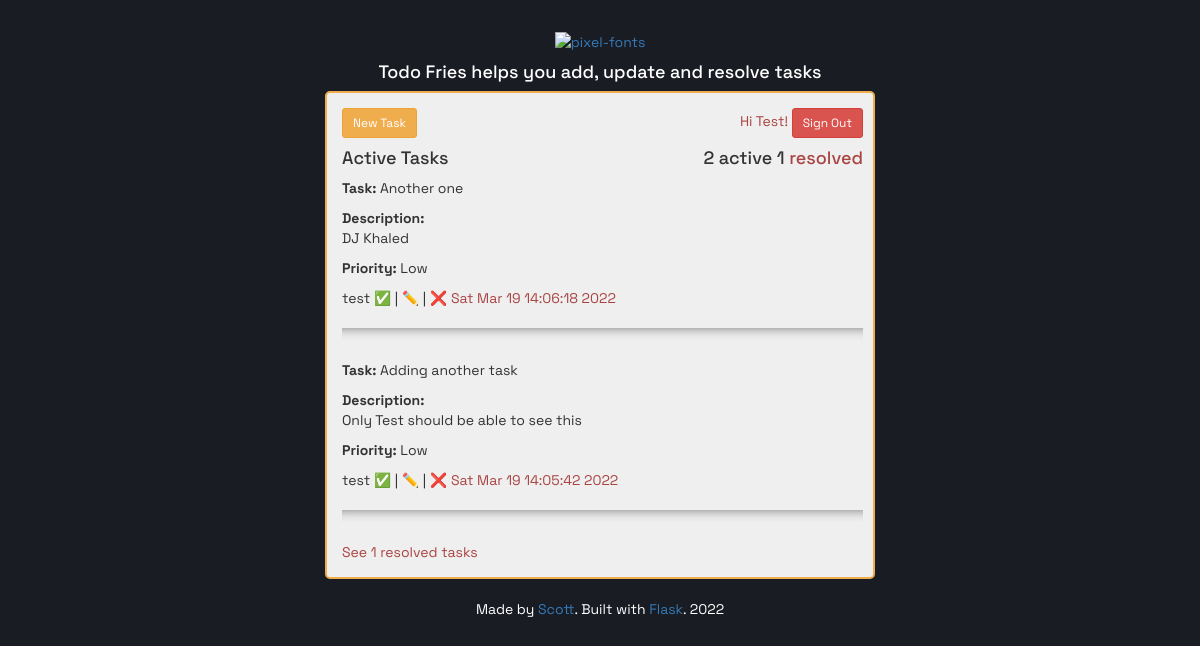
Page / (signed in) on the earlier database version.
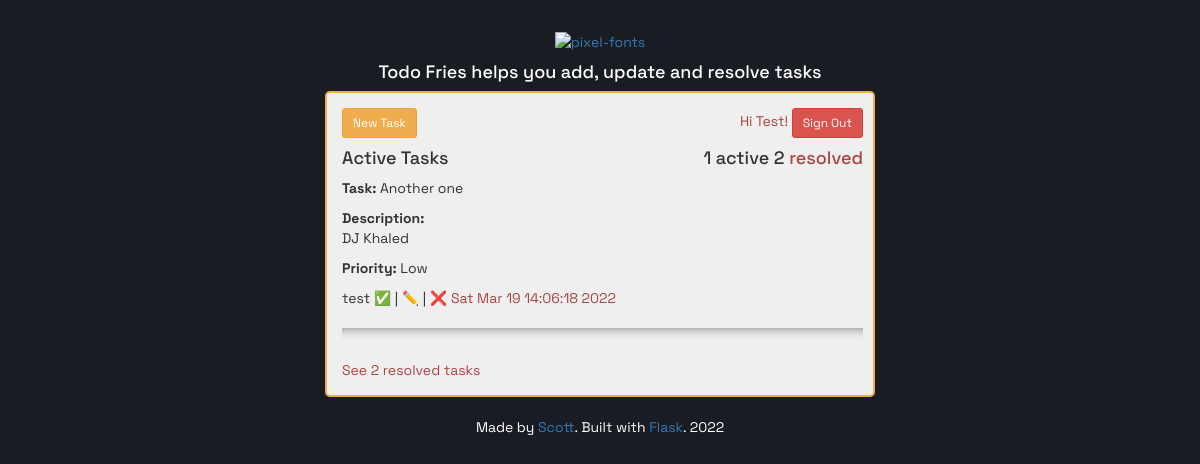
Same page on the later database version.
### main.py (models this page shows)
class TodoApp(db.Model):
    id = db.Column(db.Integer, primary_key=True)
    author_id = db.Column(db.Integer, db.ForeignKey("users.id"))
    author = relationship("User", back_populates="tasks")
    title = db.Column(db.String(100))
    description = db.Column(db.String(500))
    priority = db.Column(db.String(25))
    date = db.Column(db.String(100))
    resolved = db.Column(db.Integer)

class User(UserMixin, db.Model):
    __tablename__ = "users"
    id = db.Column(db.Integer, primary_key=True)
    email = db.Column(db.String(100), unique=True, nullable=False)
    name = db.Column(db.String(100))
    password = db.Column(db.String(100), unique=True, nullable=False)
    tasks = relationship("TodoApp", back_populates="author")

### main.py (the view, shortened to what this page needs)
@app.route("/", methods=["GET", "POST"])
def home():
    if current_user.is_authenticated:
        open_todos = TodoApp.query.filter(TodoApp.resolved == 0).filter(TodoApp.author_id == current_user.id).all()
        count_open = TodoApp.query.filter(TodoApp.resolved == 0).filter(TodoApp.author_id == current_user.id).count()
        count_resolved = TodoApp.query.filter(TodoApp.resolved == 1).filter(TodoApp.author_id == current_user.id).count()
        task_form = TodoForm()
        return render_template("index.html", todos=open_todos, task_form=task_form, count=count_open,
                               resolved=count_resolved)

### main.py (called while the page is built)
@login_manager.user_loader
def load_user(user_id):
    return User.query.get(user_id)

### templates/index.html (shortened to what this page needs)
{% extends "layout.html" %}
{% block content %}
<div class="top">
    <a href="{{ url_for('home')}}"><img src="https://fontmeme.com/permalink/220317/2dc3c3e95c7d38ec2e43737cc6438fbc.png"
                                        alt="pixel-fonts" border="0"></a>
<h4>Todo Fries helps you add, update and resolve tasks</h4>
    </div>
<div class="container">
    <div class="row">
        <button class="btn btn-warning btn-sm" onclick="hideAdd()">New Task</button>
          {% if current_user.is_authenticated %}
            <span class="signregister">
         <a hre="# " class="text-danger"> Hi {{ current_user.name.title()}}! </a>
            <a href="{{ url_for('signout') }}" class="btn btn-danger btn-sm">Sign Out</a>
            </span>
            {% endif %}
         {% if current_user.is_authenticated %}
    </div>
    <div class="row">
        <h4>Active Tasks <span class="signregister">{{ count }} active {{ resolved }} <a class="text-danger" href="{{ url_for('show_resolved') }}">resolved</a>
        </span></h4>
        {% for todo in todos|reverse %}
        <div class="square">
            <p><strong>Task:</strong> {{ todo.title }}</p>
            <p><strong>Description:</strong> <br> {{ todo.description }}</p>
            <p><strong>Priority:</strong> {{ todo.priority }}</p>
            {{ todo.author.name }}
            <a title="resolved" href="{{ url_for('resolve_task', task=todo.id) }}">✅</a> | <a title="edit"
                                                                                              href="{{ url_for('edit_task', task=todo.id) }}">✏️</a>
            | <a title="delete" href="{{url_for('delete_task', task=todo.id)}}">❌</a> <a class="text-danger" title="task"
                                                                                         href="{{ url_for('show_task', task=todo.id) }}">{{
            todo.date }}</a>
            <hr>
        </div>
        {% endfor %}
        <p> <a class="text-danger" href="{{ url_for('show_resolved') }}">See {{ resolved }} resolved tasks </a></p>
        {% endif %}
    </div>
</div>
<div class="top">
    <footer>Made by <a href="https://github.com/spmccann" target="_blank">Scott</a>. Built with <a href="https://flask.palletsprojects.com/en/2.0.x/" target="_blank">Flask</a>. 2022</footer>
</div>
{% endblock %}

Differences in the rows shown:
no longer on this page (row edited): TodoApp: title "Adding another task", description "Only Test should be able to see this", priority "Low", author.name "test", date "Sat Mar 19 14:05:42 2022"
Other differences:
{{ count }}: "2" → "1"
{{ resolved }}: "1" → "2"
